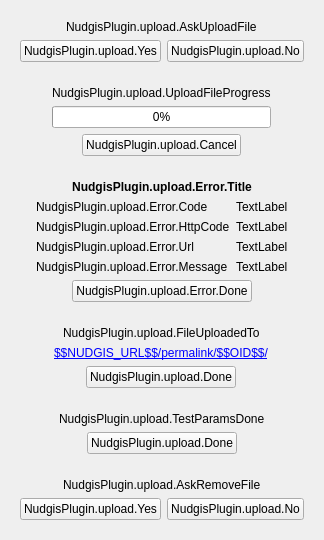
<?xml version="1.0" encoding="UTF-8"?>
<ui version="4.0">
 <class>NudgisUpload</class>
 <widget class="QWidget" name="NudgisUpload">
  <property name="geometry">
   <rect>
    <x>0</x>
    <y>0</y>
    <width>394</width>
    <height>90</height>
   </rect>
  </property>
  <property name="windowTitle">
   <string>NudgisPlugin.upload.WindowTitle</string>
  </property>
  <layout class="QVBoxLayout" name="verticalLayout">
   <property name="sizeConstraint">
    <enum>QLayout::SetFixedSize</enum>
   </property>
   <item alignment="Qt::AlignHCenter">
    <widget class="QWidget" name="widget_AskUploadFile" native="true">
     <layout class="QVBoxLayout" name="verticalLayout_AskUploadFile">
      <item alignment="Qt::AlignHCenter">
       <widget class="QLabel" name="label_AskUploadFile">
        <property name="text">
         <string>NudgisPlugin.upload.AskUploadFile</string>
        </property>
        <property name="wordWrap">
         <bool>true</bool>
        </property>
       </widget>
      </item>
      <item>
       <layout class="QHBoxLayout" name="horizontalLayou_pushButton_UploadFile">
        <item alignment="Qt::AlignHCenter">
         <widget class="QPushButton" name="pushButton_Yes_UploadFile">
          <property name="text">
           <string>NudgisPlugin.upload.Yes</string>
          </property>
         </widget>
        </item>
        <item alignment="Qt::AlignHCenter">
         <widget class="QPushButton" name="pushButton_No_UploadFile">
          <property name="text">
           <string>NudgisPlugin.upload.No</string>
          </property>
         </widget>
        </item>
       </layout>
      </item>
     </layout>
    </widget>
   </item>
   <item alignment="Qt::AlignHCenter">
    <widget class="QWidget" name="widget_UploadFileProgress" native="true">
     <property name="visible">
      <bool>false</bool>
     </property>
     <layout class="QVBoxLayout" name="verticalLayout_UploadFileProgress">
      <item alignment="Qt::AlignHCenter">
       <widget class="QLabel" name="label_UploadFileProgress">
        <property name="text">
         <string>NudgisPlugin.upload.UploadFileProgress</string>
        </property>
       </widget>
      </item>
      <item>
       <widget class="QProgressBar" name="progressBar_UploadFile">
        <property name="value">
         <number>0</number>
        </property>
       </widget>
      </item>
      <item alignment="Qt::AlignHCenter">
       <widget class="QPushButton" name="pushButton_Cancel">
        <property name="text">
         <string>NudgisPlugin.upload.Cancel</string>
        </property>
       </widget>
      </item>
     </layout>
    </widget>
   </item>
   <item alignment="Qt::AlignHCenter">
    <widget class="QWidget" name="widget_Error" native="true">
     <property name="visible">
      <bool>false</bool>
     </property>
     <layout class="QVBoxLayout" name="verticalLayout_Error">
      <item>
       <layout class="QGridLayout" name="gridLayout">
        <item row="1" column="0">
         <widget class="QLabel" name="label_Error_Code">
          <property name="minimumSize">
           <size>
            <width>100</width>
            <height>0</height>
           </size>
          </property>
          <property name="text">
           <string>NudgisPlugin.upload.Error.Code</string>
          </property>
          <property name="alignment">
           <set>Qt::AlignLeading|Qt::AlignLeft|Qt::AlignTop</set>
          </property>
         </widget>
        </item>
        <item row="4" column="0">
         <widget class="QLabel" name="label_Error_Message">
          <property name="minimumSize">
           <size>
            <width>100</width>
            <height>0</height>
           </size>
          </property>
          <property name="text">
           <string>NudgisPlugin.upload.Error.Message</string>
          </property>
          <property name="alignment">
           <set>Qt::AlignLeading|Qt::AlignLeft|Qt::AlignTop</set>
          </property>
         </widget>
        </item>
        <item row="3" column="1">
         <widget class="QLabel" name="value_Error_Url">
          <property name="text">
           <string>TextLabel</string>
          </property>
          <property name="textInteractionFlags">
           <set>Qt::LinksAccessibleByMouse|Qt::TextSelectableByMouse</set>
          </property>
         </widget>
        </item>
        <item row="1" column="1">
         <widget class="QLabel" name="value_Error_Code">
          <property name="text">
           <string>TextLabel</string>
          </property>
          <property name="textInteractionFlags">
           <set>Qt::LinksAccessibleByMouse|Qt::TextSelectableByMouse</set>
          </property>
         </widget>
        </item>
        <item row="2" column="1">
         <widget class="QLabel" name="value_Error_HttpCode">
          <property name="text">
           <string>TextLabel</string>
          </property>
          <property name="textInteractionFlags">
           <set>Qt::LinksAccessibleByMouse|Qt::TextSelectableByMouse</set>
          </property>
         </widget>
        </item>
        <item row="3" column="0">
         <widget class="QLabel" name="label_Error_Url">
          <property name="minimumSize">
           <size>
            <width>100</width>
            <height>0</height>
           </size>
          </property>
          <property name="text">
           <string>NudgisPlugin.upload.Error.Url</string>
          </property>
          <property name="alignment">
           <set>Qt::AlignLeading|Qt::AlignLeft|Qt::AlignTop</set>
          </property>
         </widget>
        </item>
        <item row="2" column="0">
         <widget class="QLabel" name="label_Error_HttpCode">
          <property name="minimumSize">
           <size>
            <width>100</width>
            <height>0</height>
           </size>
          </property>
          <property name="text">
           <string>NudgisPlugin.upload.Error.HttpCode</string>
          </property>
          <property name="alignment">
           <set>Qt::AlignLeading|Qt::AlignLeft|Qt::AlignTop</set>
          </property>
         </widget>
        </item>
        <item row="4" column="1">
         <widget class="QLabel" name="value_Error_Message">
          <property name="text">
           <string>TextLabel</string>
          </property>
          <property name="wordWrap">
           <bool>true</bool>
          </property>
          <property name="textInteractionFlags">
           <set>Qt::LinksAccessibleByMouse|Qt::TextSelectableByMouse</set>
          </property>
         </widget>
        </item>
        <item row="0" column="0" colspan="2">
         <widget class="QLabel" name="label_Error_Title">
          <property name="font">
           <font>
            <weight>75</weight>
            <bold>true</bold>
           </font>
          </property>
          <property name="text">
           <string>NudgisPlugin.upload.Error.Title</string>
          </property>
          <property name="alignment">
           <set>Qt::AlignCenter</set>
          </property>
         </widget>
        </item>
        <item row="5" column="0" colspan="2" alignment="Qt::AlignHCenter">
         <widget class="QPushButton" name="pushButton_Error_Done">
          <property name="autoFillBackground">
           <bool>false</bool>
          </property>
          <property name="text">
           <string>NudgisPlugin.upload.Error.Done</string>
          </property>
         </widget>
        </item>
       </layout>
      </item>
     </layout>
    </widget>
   </item>
   <item alignment="Qt::AlignHCenter">
    <widget class="QWidget" name="widget_UploadFileDone" native="true">
     <property name="visible">
      <bool>false</bool>
     </property>
     <layout class="QVBoxLayout" name="verticalLayout_UploadFileDone">
      <item alignment="Qt::AlignHCenter">
       <widget class="QLabel" name="label_FileUploadedTo">
        <property name="text">
         <string>NudgisPlugin.upload.FileUploadedTo</string>
        </property>
       </widget>
      </item>
      <item alignment="Qt::AlignHCenter">
       <widget class="QLabel" name="label_FileUploadedUrl">
        <property name="text">
         <string>&lt;a href=&quot;$$NUDGIS_URL$$/permalink/$$OID$$/&quot;&gt;$$NUDGIS_URL$$/permalink/$$OID$$/&lt;/a&gt;</string>
        </property>
        <property name="openExternalLinks">
         <bool>true</bool>
        </property>
       </widget>
      </item>
      <item alignment="Qt::AlignHCenter">
       <widget class="QPushButton" name="pushButton_Done">
        <property name="text">
         <string>NudgisPlugin.upload.Done</string>
        </property>
       </widget>
      </item>
     </layout>
    </widget>
   </item>
   <item alignment="Qt::AlignHCenter">
    <widget class="QWidget" name="widget_TestParamsDone" native="true">
     <property name="visible">
      <bool>false</bool>
     </property>
     <layout class="QVBoxLayout" name="verticalLayout_TestParamsDone">
      <item alignment="Qt::AlignHCenter">
       <widget class="QLabel" name="label_TestParamsDone">
        <property name="text">
         <string>NudgisPlugin.upload.TestParamsDone</string>
        </property>
       </widget>
      </item>
      <item alignment="Qt::AlignHCenter">
       <widget class="QPushButton" name="pushButton_TestParamsDone">
        <property name="text">
         <string>NudgisPlugin.upload.Done</string>
        </property>
       </widget>
      </item>
     </layout>
    </widget>
   </item>
   <item alignment="Qt::AlignHCenter">
    <widget class="QWidget" name="widget_AskRemoveFile" native="true">
     <property name="visible">
      <bool>false</bool>
     </property>
     <layout class="QVBoxLayout" name="verticalLayout_AskRemoveFile">
      <item alignment="Qt::AlignHCenter">
       <widget class="QLabel" name="label_AskRemoveFile">
        <property name="text">
         <string>NudgisPlugin.upload.AskRemoveFile</string>
        </property>
        <property name="wordWrap">
         <bool>true</bool>
        </property>
       </widget>
      </item>
      <item>
       <layout class="QHBoxLayout" name="horizontalLayout_pushButton_RemoveFile">
        <item alignment="Qt::AlignHCenter">
         <widget class="QPushButton" name="pushButton_Yes_RemoveFile">
          <property name="text">
           <string>NudgisPlugin.upload.Yes</string>
          </property>
         </widget>
        </item>
        <item alignment="Qt::AlignHCenter">
         <widget class="QPushButton" name="pushButton_No_RemoveFile">
          <property name="text">
           <string>NudgisPlugin.upload.No</string>
          </property>
         </widget>
        </item>
       </layout>
      </item>
     </layout>
    </widget>
   </item>
  </layout>
 </widget>
 <resources/>
 <connections/>
</ui>
